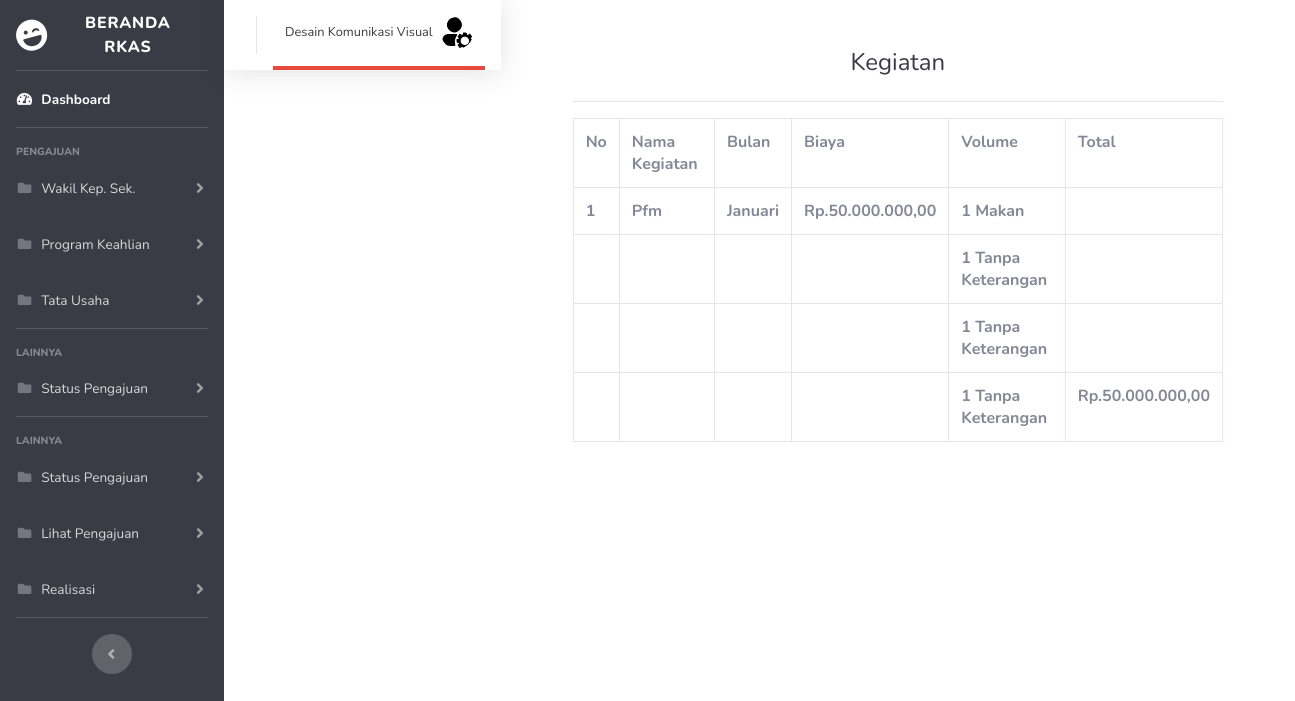
/rkas/kegiatanadmin.php?id=6083232, run on the app's committed database.
### tables this page shows
CREATE TABLE `tb_user` (
  `id_user` int(10) NOT NULL,
  `nama_user` varchar(60) NOT NULL,
  `nama` char(100) NOT NULL,
  `password` varchar(100) NOT NULL,
  `id_bagian` int(4) NOT NULL,
  `status` varchar(30) NOT NULL
);

CREATE TABLE `tb_kegiatan` (
  `id_kegiatan` int(11) NOT NULL,
  `sumber_dana` varchar(50) NOT NULL,
  `tahun_ajuan` int(4) NOT NULL,
  `nama_kegiatan` varchar(50) NOT NULL,
  `bulan` varchar(50) NOT NULL,
  `biaya` int(20) NOT NULL,
  `volume_1` int(11) NOT NULL,
  `volume_2` int(11) NOT NULL,
  `volume_3` int(11) NOT NULL,
  `volume_4` int(11) NOT NULL,
  `keterangan_volume1` varchar(75) NOT NULL,
  `keterangan_volume2` varchar(75) NOT NULL,
  `keterangan_volume3` varchar(75) NOT NULL,
  `keterangan_volume4` varchar(75) NOT NULL,
  `vol1` varchar(10) NOT NULL,
  `vol2` varchar(10) NOT NULL,
  `vol3` varchar(10) NOT NULL,
  `vol4` varchar(10) NOT NULL,
  `total` int(20) NOT NULL,
  `status` varchar(50) NOT NULL,
  `tanggal_order` date NOT NULL,
  `link` text NOT NULL,
  `status_order` char(10) NOT NULL,
  `status_bayar` char(10) NOT NULL
);

### rkas/kegiatanadmin.php (the view, shortened to what this page needs)
<?php
include "koneksi.php";
$id = $_GET['id'];
$sql = mysqli_query($conn, "SELECT * FROM tb_kegiatan ORDER BY id_kegiatan DESC");
$sql1 = mysqli_query($conn, "SELECT * FROM tb_user WHERE id_user='$id'");
?>
<head>
    <link href="vendor/fontawesome-free/css/all.min.css" rel="stylesheet" type="text/css">
    <link href="css/sb-admin-2.css" rel="stylesheet">
</head>
<body id="page-top">
        <div id="wrapper">
<ul class="navbar-nav bg-gray-900 sidebar sidebar-dark accordion" id="accordionSidebar">
    <a class="sidebar-brand d-flex align-items-center justify-content-center" href="admin.php?id=<?= $id ?>">
        <div class="sidebar-brand-icon rotate-n-15">
            <i class="fas fa-laugh-wink"></i>
        </div>
        <div class="sidebar-brand-text mx-3">Beranda RKAS </div>
    </a>
    <hr class="sidebar-divider my-0">
    <li class="nav-item active">
        <a class="nav-link" href="admin.php?id=<?= $id ?>">
            <i class="fas fa-fw fa-tachometer-alt"></i>
            <span>Dashboard</span></a>
    </li>
    <hr class="sidebar-divider">
    <div class="sidebar-heading">
        PENGAJUAN
    </div>
    <li class="nav-item">
        <a class="nav-link collapsed" href="#" data-toggle="collapse" data-target="#collapseTwo"
            aria-expanded="true" aria-controls="collapseTwo">
            <i class="fas fa-fw fa-folder"></i>
            <span>Wakil Kep. Sek.</span>
        </a>
    </li>
    <li class="nav-item">
        <a class="nav-link collapsed" href="#" data-toggle="collapse" data-target="#collapseUtilities"
            aria-expanded="true" aria-controls="collapseUtilities">
            <i class="fas fa-fw fa-folder"></i>
            <span>Program Keahlian</span>
        </a>
    </li>
    <li class="nav-item">
        <a class="nav-link collapsed" href="#" data-toggle="collapse" data-target="#TU"
            aria-expanded="true" aria-controls="collapseUtilities">
            <i class="fas fa-fw fa-folder"></i>
            <span>Tata Usaha</span>
        </a>
    </li>
    <hr class="sidebar-divider">
    <div class="sidebar-heading">
        Lainnya
    </div>
    <li class="nav-item">
        <a class="nav-link collapsed" href="#" data-toggle="collapse" data-target="#status"
            aria-expanded="true" aria-controls="collapsePages">
            <i class="fas fa-fw fa-folder"></i>
            <span>Status Pengajuan</span>
        </a>
    </li>
    <hr class="sidebar-divider">
    <div class="sidebar-heading">
        Lainnya
    </div>
    <li class="nav-item">
        <a class="nav-link collapsed" href="#" data-toggle="collapse" data-target="#status"
            aria-expanded="true" aria-controls="collapsePages">
            <i class="fas fa-fw fa-folder"></i>
            <span>Status Pengajuan</span>
        </a>
    </li>
    <li class="nav-item">
        <a class="nav-link collapsed" href="#" data-toggle="collapse" data-target="#lihat"
            aria-expanded="true" aria-controls="collapsePages">
            <i class="fas fa-fw fa-folder"></i>
            <span>Lihat Pengajuan</span>
        </a>
    </li>
    <li class="nav-item">
                <a class="nav-link collapsed" href="#" data-toggle="collapse" data-target="#realisasi"
                    aria-expanded="true" aria-controls="collapsePages">
                    <i class="fas fa-fw fa-folder"></i>
                    <span>Realisasi</span>
                </a>
            </li>
    <hr class="sidebar-divider d-none d-md-block">
    <div class="text-center d-none d-md-inline">
        <button class="rounded-circle border-0" id="sidebarToggle"></button>
    </div>
</ul>
<nav class="navbar navbar-expand navbar-light bg-white topbar mb-4 static-top shadow">
            <ul class="navbar-nav ml-auto">
                <li class="nav-item dropdown no-arrow">
                    <a class="nav-link dropdown-toggle border-bottom-danger" href="#" id="userDropdown" role="button"
                        data-toggle="dropdown" aria-haspopup="true" aria-expanded="false">
                        <span class="mr-2 d-none d-lg-inline text-gray-900 small"><?php foreach ($sql1 as $row) :
                        echo $row['nama'];
                            endforeach;
                            ?></span>
                        <img class="img-profile rounded-circle "
                            src="img/opprofil.png">
                    </a>
                </li>
            </ul>
        </nav>
        <div class="container">
        <div class="p-5">
        <div class="text-center">
                                <h1 class="h4 text-gray-900 mb-4">Kegiatan</h1>
                                <hr>
                            </div>
        <div class="table-responsive">
                                <table class="table table-bordered" id="dataTable" width="100%" cellspacing="0">
                                <tr>
                                            <th>No</th>
                                            <th>Nama Kegiatan</th>
                                            <th>Bulan</th>
                                            <th>Biaya</th>
                                            <th>Volume</th>
                                            <th>Total</th>
                                    </tr>
                                        <?php $no = 0;?>
                                    <?php foreach ($sql as $row) : ?>
                                    <tr>
                                    <th><?php $no += 1; echo $no;?></th>
                                    <th><?= $row["nama_kegiatan"];?></th>
                                    <th><?= $row["bulan"];?></th>
                                    <th>Rp.<?= number_format($row["biaya"], 2, ',', '.'); ?></th>
                                    <th><?= $row["volume_1"];?> <?= $row["keterangan_volume1"]?></th>
                                    <th></th>
                                    </tr>
                                    <tr>
                                        <th></th>
                                        <th></th>
                                        <th></th>
                                        <th></th>
                                        <th><?= $row["volume_2"];?> <?= $row["keterangan_volume2"]?></th>
                                        <th></th>
                                    </tr>
                                    <tr>
                                        <th></th>
                                        <th></th>
                                        <th></th>
                                        <th></th>
                                        <th><?= $row["volume_3"];?> <?= $row["keterangan_volume3"]?></th>
                                        <th></th>
                                    </tr>
                                    <tr>
                                        <th></th>
                                        <th></th>
                                        <th></th>
                                        <th></th>
                                        <th><?= $row["volume_4"];?> <?= $row["keterangan_volume4"]?></th>
                                        <th>Rp.<?= number_format($row["total"], 2, ',', '.'); ?></th>
                                    </tr>
                                    <?php endforeach; ?>
                            </div>
                            </div>
                        </div>
                        </div>
</body>
</html>

### data on the page
tb_user: nama "Desain Komunikasi Visual"
tb_kegiatan: nama_kegiatan "Pfm", bulan "Januari", biaya "50.000.000,00", volume_1 "1", keterangan_volume1 "Makan", volume_2 "1", keterangan_volume2 "Tanpa Keterangan", volume_3 "1", keterangan_volume3 "Tanpa Keterangan", volume_4 "1", keterangan_volume4 "Tanpa Keterangan", total "50.000.000,00"
